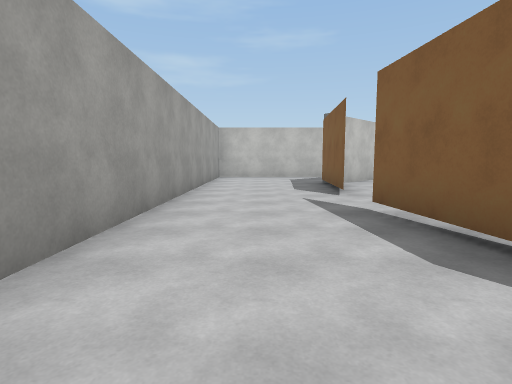
View 1 (above)

16 first-person views from a walk through a Unity game level. The camera is 1.4 m above the floor, tilts 6° down and sees 80° across. The floor is counted in squares, 2 m on a side. Each view is taken from the middle of a square. On the plan, view 1 faces up. The plan holds only what a view shows up to about 10 squares ahead; the rest is blank. Surface patterns are stand-ins for the level's own textures.

View 2
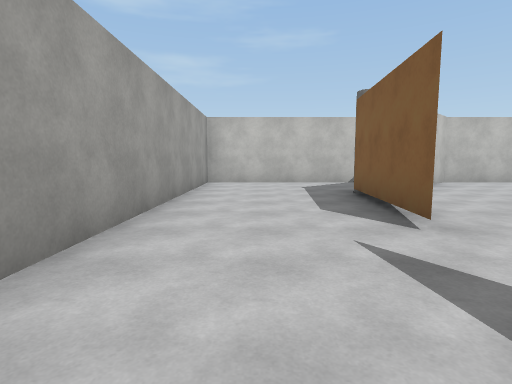

View 3
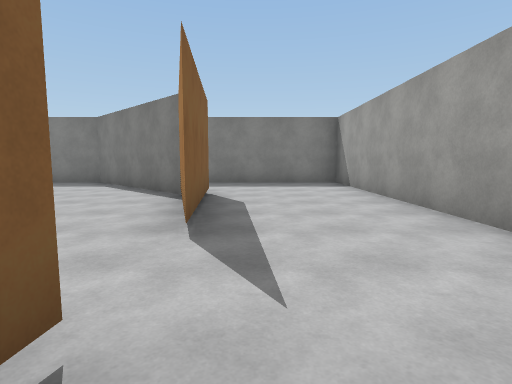

View 4
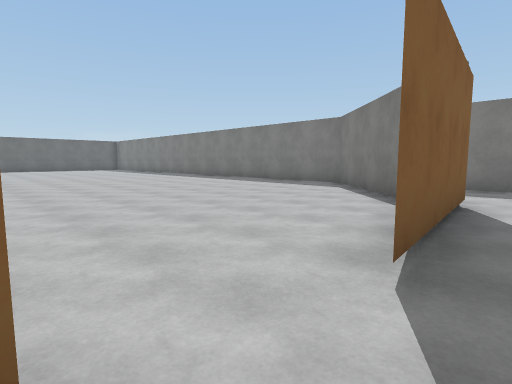

View 5
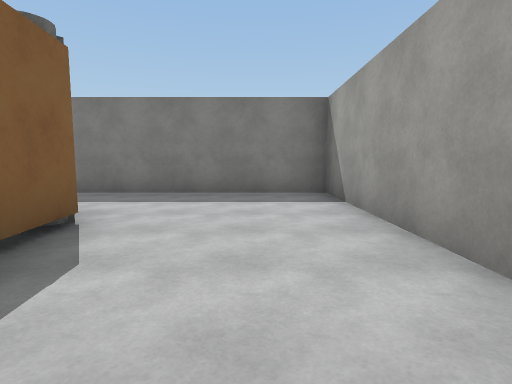

View 6
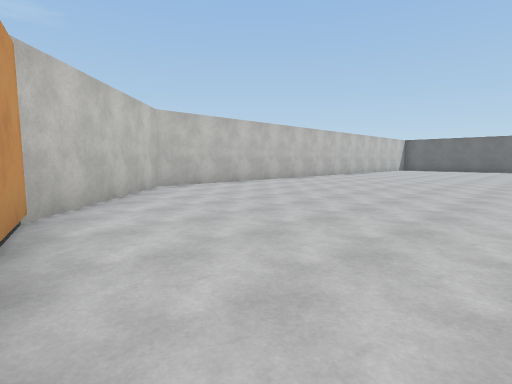

View 7
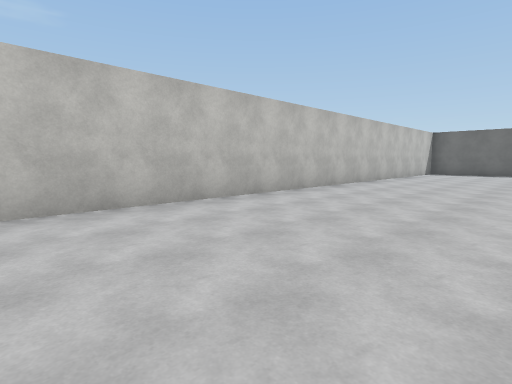

View 8
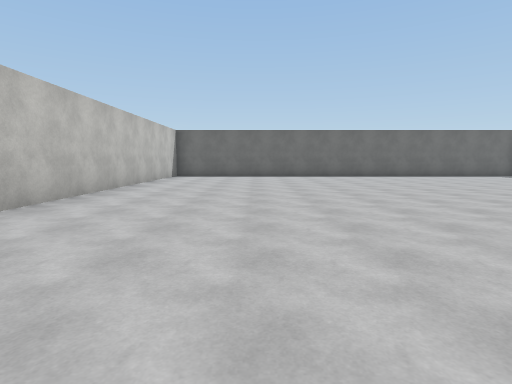

View 9
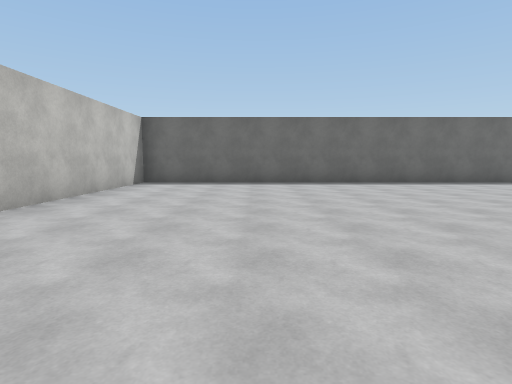

View 10
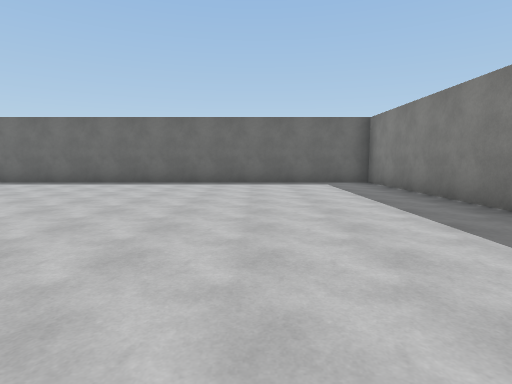

View 11
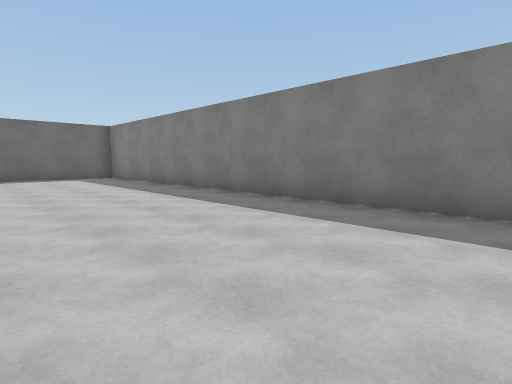

View 12
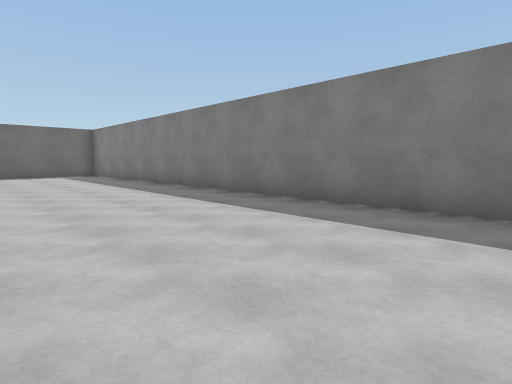

View 13
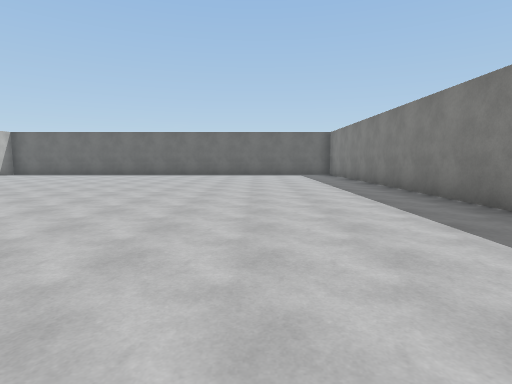

View 14
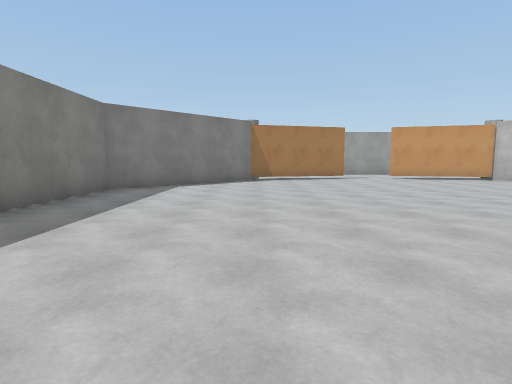

View 15
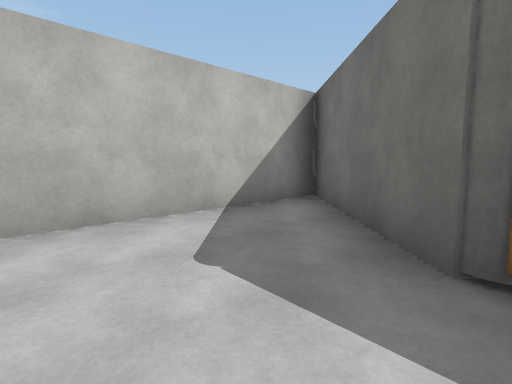

View 16
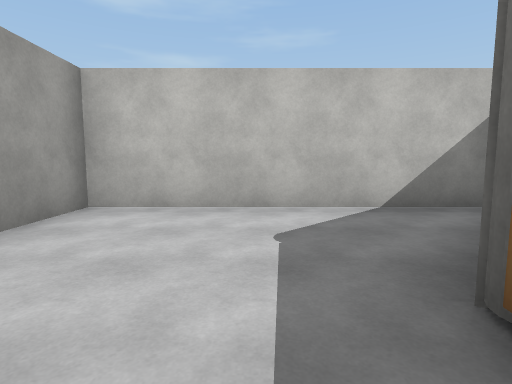

### Floor plan
Ten units are one square. View 1 is at (0, 0); x grows to the right and y downward. Boxes are objects, and circles mark ways between rooms. Rooms are numbered by the first view taken in them; rooms with no view inside come last. Other rooms are left out.
<svg viewBox="-20 -130 260 160">
<path fill="none" stroke="#000" d="M17 -59 19 -85M19 -15 16 -44M21 -94 51 -125 -15 -125 -15 25 39 25M24 -84 22 -77M16 -44 25 -8 59 25 235 25 235 -125 59 -125 27 -93"/>
<rect x="15" y="-15" width="10" height="10" fill="#bbb"><title>cylinder</title></rect>
<rect x="15" y="-95" width="10" height="10" fill="#bbb"><title>cylinder</title></rect>
<circle cx="20" cy="-50" r="3" fill="#2a7"/>
<text x="0" y="-50">1</text>
<text x="130" y="-50">2</text>
</svg>
Room 1 opens to room 2.

Where each view was taken, in squares from view 1:
view 1: 0 up, 0 right, facing up
view 2: 3 up, 0 right, facing up
view 3: 7 up, 1 right, facing down
view 4: 6 up, 1 right, facing down-right
view 5: 4 up, 0 right, facing down
view 6: 5 up, 2 right, facing up-right
view 7: 8 up, 7 right, facing up-right
view 8: 9 up, 10 right, facing right
view 9: 9 up, 14 right, facing right
view 10: 1 up, 14 right, facing right
view 11: 2 up, 11 right, facing down-right
view 12: 2 up, 9 right, facing down-right
view 13: 1 up, 9 right, facing right
view 14: 1 up, 13 right, facing left
view 15: 9 up, 0 right, facing up-right
view 16: 8 up, 1 right, facing up
